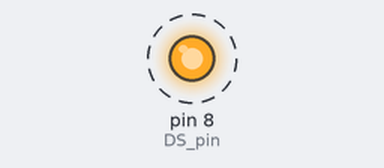
This sketch was run on a simulated Arduino Uno, built with avr-gcc and run on an emulated ATmega328P. Shown: output pins drawn as LEDs (lit = HIGH). Dashed ring = blinking. Pins used as bus, display or sensor lines are not drawn.

Above: at 0.8 s.
Timing chart, 0 to 3.7 s (numbered marks = the images above):
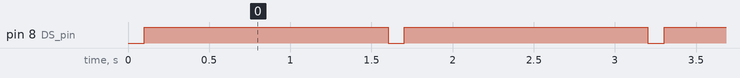

The sketch:

sketch_rejestr.ino
```cpp
int DS_pin = 8;
int STCP_pin = 9;
int SHCP_pin = 10;

byte data = 0;

void setup()
{
  pinMode(DS_pin, OUTPUT);
  pinMode(STCP_pin, OUTPUT);
  pinMode(SHCP_pin, OUTPUT);
  writereg();
}

boolean registers[7];

void writereg()
{
  digitalWrite(SHCP_pin, LOW);
  for(int i = 7; i>=0; i--)
  {
    digitalWrite(STCP_pin, LOW);
    digitalWrite(DS_pin,registers[i]);
    digitalWrite(STCP_pin, HIGH);
  }

  digitalWrite(SHCP_pin, HIGH);

}

void loop()
{

  for(int i = 0; i<=7; i++)
  {
   registers[i] = HIGH;
   delay(100);
   writereg();
  }

  for(int i = 7; i>= 0; i--)
  {
    registers[i] = LOW;
    delay(100);
    writereg();
  }

}
```

Measured:
- by itself, pin 8 (DS_pin): alternates HIGH for 1.5 s and LOW for 0.10 s
